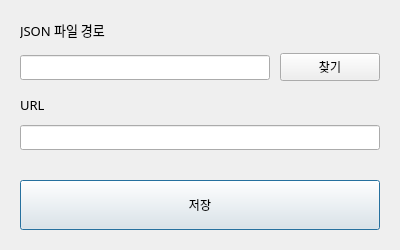
<?xml version="1.0" encoding="UTF-8"?>
<ui version="4.0">
 <class>Dialog</class>
 <widget class="QDialog" name="Dialog">
  <property name="geometry">
   <rect>
    <x>0</x>
    <y>0</y>
    <width>400</width>
    <height>250</height>
   </rect>
  </property>
  <property name="windowTitle">
   <string>Dialog</string>
  </property>
  <widget class="QLabel" name="label">
   <property name="geometry">
    <rect>
     <x>20</x>
     <y>20</y>
     <width>120</width>
     <height>20</height>
    </rect>
   </property>
   <property name="font">
    <font>
     <family>나눔고딕</family>
     <pointsize>10</pointsize>
    </font>
   </property>
   <property name="text">
    <string>JSON 파일 경로</string>
   </property>
   <property name="alignment">
    <set>Qt::AlignLeading|Qt::AlignLeft|Qt::AlignVCenter</set>
   </property>
  </widget>
  <widget class="QLabel" name="label_2">
   <property name="geometry">
    <rect>
     <x>20</x>
     <y>95</y>
     <width>100</width>
     <height>20</height>
    </rect>
   </property>
   <property name="font">
    <font>
     <family>나눔고딕</family>
     <pointsize>10</pointsize>
    </font>
   </property>
   <property name="text">
    <string>URL</string>
   </property>
   <property name="alignment">
    <set>Qt::AlignLeading|Qt::AlignLeft|Qt::AlignVCenter</set>
   </property>
  </widget>
  <widget class="QLineEdit" name="QLine_filePATH">
   <property name="geometry">
    <rect>
     <x>20</x>
     <y>55</y>
     <width>250</width>
     <height>25</height>
    </rect>
   </property>
  </widget>
  <widget class="QLineEdit" name="QLine_URL">
   <property name="geometry">
    <rect>
     <x>20</x>
     <y>125</y>
     <width>360</width>
     <height>25</height>
    </rect>
   </property>
  </widget>
  <widget class="QPushButton" name="QBtn_file">
   <property name="geometry">
    <rect>
     <x>280</x>
     <y>53</y>
     <width>100</width>
     <height>28</height>
    </rect>
   </property>
   <property name="text">
    <string>찾기</string>
   </property>
   <property name="autoDefault">
    <bool>false</bool>
   </property>
  </widget>
  <widget class="QPushButton" name="QBtn_save">
   <property name="geometry">
    <rect>
     <x>20</x>
     <y>180</y>
     <width>360</width>
     <height>50</height>
    </rect>
   </property>
   <property name="text">
    <string>저장</string>
   </property>
  </widget>
 </widget>
 <resources/>
 <connections/>
</ui>
